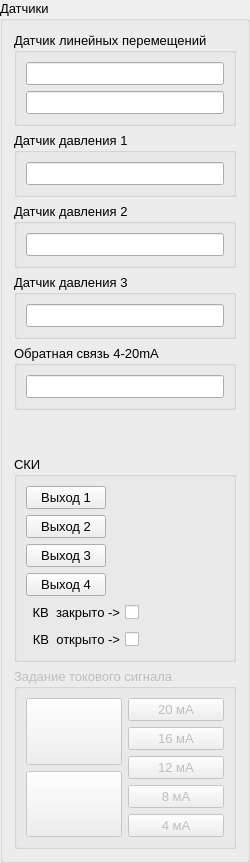
         <widget class="QGroupBox" name="groupBox_sensors">
          <property name="sizePolicy">
           <sizepolicy hsizetype="Maximum" vsizetype="Preferred">
            <horstretch>0</horstretch>
            <verstretch>0</verstretch>
           </sizepolicy>
          </property>
          <property name="maximumSize">
           <size>
            <width>300</width>
            <height>16777215</height>
           </size>
          </property>
          <property name="font">
           <font>
            <family>Segoe UI</family>
            <pointsize>10</pointsize>
           </font>
          </property>
          <property name="title">
           <string>Датчики</string>
          </property>
          <layout class="QVBoxLayout" name="verticalLayout_7">
           <item>
            <widget class="QGroupBox" name="groupBox_linearMotionSensor">
             <property name="font">
              <font>
               <family>Segoe UI</family>
               <pointsize>10</pointsize>
              </font>
             </property>
             <property name="title">
              <string>Датчик линейных перемещений</string>
             </property>
             <layout class="QVBoxLayout" name="verticalLayout_3">
              <item>
               <widget class="QLineEdit" name="lineEdit_linearSensor">
                <property name="sizePolicy">
                 <sizepolicy hsizetype="Preferred" vsizetype="Preferred">
                  <horstretch>0</horstretch>
                  <verstretch>0</verstretch>
                 </sizepolicy>
                </property>
                <property name="focusPolicy">
                 <enum>Qt::FocusPolicy::NoFocus</enum>
                </property>
                <property name="text">
                 <string/>
                </property>
                <property name="readOnly">
                 <bool>true</bool>
                </property>
               </widget>
              </item>
              <item>
               <widget class="QLineEdit" name="lineEdit_linearSensorPercent">
                <property name="sizePolicy">
                 <sizepolicy hsizetype="Preferred" vsizetype="Preferred">
                  <horstretch>0</horstretch>
                  <verstretch>0</verstretch>
                 </sizepolicy>
                </property>
                <property name="focusPolicy">
                 <enum>Qt::FocusPolicy::NoFocus</enum>
                </property>
                <property name="text">
                 <string/>
                </property>
                <property name="readOnly">
                 <bool>true</bool>
                </property>
               </widget>
              </item>
             </layout>
            </widget>
           </item>
           <item>
            <widget class="QGroupBox" name="groupBox_pressureSensor_1">
             <property name="font">
              <font>
               <family>Segoe UI</family>
               <pointsize>10</pointsize>
              </font>
             </property>
             <property name="title">
              <string>Датчик давления 1</string>
             </property>
             <layout class="QVBoxLayout" name="verticalLayout_6">
              <item>
               <widget class="QLineEdit" name="lineEdit_pressureSensor_1">
                <property name="sizePolicy">
                 <sizepolicy hsizetype="Preferred" vsizetype="Preferred">
                  <horstretch>0</horstretch>
                  <verstretch>0</verstretch>
                 </sizepolicy>
                </property>
                <property name="focusPolicy">
                 <enum>Qt::FocusPolicy::NoFocus</enum>
                </property>
                <property name="readOnly">
                 <bool>true</bool>
                </property>
               </widget>
              </item>
             </layout>
            </widget>
           </item>
           <item>
            <widget class="QGroupBox" name="groupBox_pressureSensor_2">
             <property name="font">
              <font>
               <family>Segoe UI</family>
               <pointsize>10</pointsize>
              </font>
             </property>
             <property name="title">
              <string>Датчик давления 2</string>
             </property>
             <layout class="QVBoxLayout" name="verticalLayout_4">
              <item>
               <widget class="QLineEdit" name="lineEdit_pressureSensor_2">
                <property name="sizePolicy">
                 <sizepolicy hsizetype="Preferred" vsizetype="Preferred">
                  <horstretch>0</horstretch>
                  <verstretch>0</verstretch>
                 </sizepolicy>
                </property>
                <property name="focusPolicy">
                 <enum>Qt::FocusPolicy::NoFocus</enum>
                </property>
                <property name="readOnly">
                 <bool>true</bool>
                </property>
               </widget>
              </item>
             </layout>
            </widget>
           </item>
           <item>
            <widget class="QGroupBox" name="groupBox_pressureSensor_3">
             <property name="font">
              <font>
               <family>Segoe UI</family>
               <pointsize>10</pointsize>
              </font>
             </property>
             <property name="title">
              <string>Датчик давления 3</string>
             </property>
             <layout class="QVBoxLayout" name="verticalLayout_5">
              <item>
               <widget class="QLineEdit" name="lineEdit_pressureSensor_3">
                <property name="sizePolicy">
                 <sizepolicy hsizetype="Preferred" vsizetype="Preferred">
                  <horstretch>0</horstretch>
                  <verstretch>0</verstretch>
                 </sizepolicy>
                </property>
                <property name="focusPolicy">
                 <enum>Qt::FocusPolicy::NoFocus</enum>
                </property>
                <property name="readOnly">
                 <bool>true</bool>
                </property>
               </widget>
              </item>
             </layout>
            </widget>
           </item>
           <item>
            <widget class="QGroupBox" name="groupBox_feedback_4_20mA">
             <property name="font">
              <font>
               <family>Segoe UI</family>
               <pointsize>10</pointsize>
              </font>
             </property>
             <property name="title">
              <string>Обратная связь 4-20mA</string>
             </property>
             <layout class="QVBoxLayout" name="verticalLayout_35">
              <item>
               <widget class="QLineEdit" name="lineEdit_feedback_4_20mA">
                <property name="sizePolicy">
                 <sizepolicy hsizetype="Preferred" vsizetype="Preferred">
                  <horstretch>0</horstretch>
                  <verstretch>0</verstretch>
                 </sizepolicy>
                </property>
                <property name="focusPolicy">
                 <enum>Qt::FocusPolicy::NoFocus</enum>
                </property>
                <property name="readOnly">
                 <bool>true</bool>
                </property>
               </widget>
              </item>
             </layout>
            </widget>
           </item>
           <item>
            <spacer name="verticalSpacer_2">
             <property name="orientation">
              <enum>Qt::Orientation::Vertical</enum>
             </property>
             <property name="sizeHint" stdset="0">
              <size>
               <width>20</width>
               <height>40</height>
              </size>
             </property>
            </spacer>
           </item>
           <item>
            <widget class="QGroupBox" name="groupBox_DO">
             <property name="enabled">
              <bool>true</bool>
             </property>
             <property name="font">
              <font>
               <family>Segoe UI</family>
               <pointsize>10</pointsize>
              </font>
             </property>
             <property name="title">
              <string>СКИ</string>
             </property>
             <layout class="QFormLayout" name="formLayout_2">
              <item row="0" column="0">
               <widget class="QPushButton" name="pushButton_DO0">
                <property name="sizePolicy">
                 <sizepolicy hsizetype="Maximum" vsizetype="Maximum">
                  <horstretch>0</horstretch>
                  <verstretch>0</verstretch>
                 </sizepolicy>
                </property>
                <property name="text">
                 <string>Выход 1</string>
                </property>
                <property name="checkable">
                 <bool>true</bool>
                </property>
                <property name="checked">
                 <bool>false</bool>
                </property>
                <property name="flat">
                 <bool>false</bool>
                </property>
               </widget>
              </item>
              <item row="1" column="0">
               <widget class="QPushButton" name="pushButton_DO1">
                <property name="sizePolicy">
                 <sizepolicy hsizetype="Minimum" vsizetype="Preferred">
                  <horstretch>0</horstretch>
                  <verstretch>0</verstretch>
                 </sizepolicy>
                </property>
                <property name="text">
                 <string>Выход 2</string>
                </property>
                <property name="checkable">
                 <bool>true</bool>
                </property>
                <property name="checked">
                 <bool>false</bool>
                </property>
                <property name="flat">
                 <bool>false</bool>
                </property>
               </widget>
              </item>
              <item row="2" column="0">
               <widget class="QPushButton" name="pushButton_DO2">
                <property name="sizePolicy">
                 <sizepolicy hsizetype="Minimum" vsizetype="Preferred">
                  <horstretch>0</horstretch>
                  <verstretch>0</verstretch>
                 </sizepolicy>
                </property>
                <property name="text">
                 <string>Выход 3</string>
                </property>
                <property name="checkable">
                 <bool>true</bool>
                </property>
                <property name="checked">
                 <bool>false</bool>
                </property>
                <property name="flat">
                 <bool>false</bool>
                </property>
               </widget>
              </item>
              <item row="3" column="0">
               <widget class="QPushButton" name="pushButton_DO3">
                <property name="sizePolicy">
                 <sizepolicy hsizetype="Minimum" vsizetype="Preferred">
                  <horstretch>0</horstretch>
                  <verstretch>0</verstretch>
                 </sizepolicy>
                </property>
                <property name="text">
                 <string>Выход 4</string>
                </property>
                <property name="checkable">
                 <bool>true</bool>
                </property>
                <property name="checked">
                 <bool>false</bool>
                </property>
                <property name="flat">
                 <bool>false</bool>
                </property>
               </widget>
              </item>
              <item row="4" column="0">
               <widget class="QCheckBox" name="checkBox_switch_3_0">
                <property name="sizePolicy">
                 <sizepolicy hsizetype="Preferred" vsizetype="Preferred">
                  <horstretch>0</horstretch>
                  <verstretch>0</verstretch>
                 </sizepolicy>
                </property>
                <property name="focusPolicy">
                 <enum>Qt::FocusPolicy::NoFocus</enum>
                </property>
                <property name="layoutDirection">
                 <enum>Qt::LayoutDirection::RightToLeft</enum>
                </property>
                <property name="text">
                 <string>КВ  закрыто -&gt;</string>
                </property>
                <property name="checkable">
                 <bool>true</bool>
                </property>
               </widget>
              </item>
              <item row="5" column="0">
               <widget class="QCheckBox" name="checkBox_switch_0_3">
                <property name="sizePolicy">
                 <sizepolicy hsizetype="Preferred" vsizetype="Preferred">
                  <horstretch>0</horstretch>
                  <verstretch>0</verstretch>
                 </sizepolicy>
                </property>
                <property name="focusPolicy">
                 <enum>Qt::FocusPolicy::NoFocus</enum>
                </property>
                <property name="layoutDirection">
                 <enum>Qt::LayoutDirection::RightToLeft</enum>
                </property>
                <property name="text">
                 <string>КВ  открыто -&gt;</string>
                </property>
                <property name="checkable">
                 <bool>true</bool>
                </property>
                <property name="checked">
                 <bool>false</bool>
                </property>
               </widget>
              </item>
             </layout>
            </widget>
           </item>
           <item>
            <widget class="QGroupBox" name="groupBox_SettingCurrentSignal">
             <property name="enabled">
              <bool>false</bool>
             </property>
             <property name="font">
              <font>
               <family>Segoe UI</family>
               <pointsize>10</pointsize>
              </font>
             </property>
             <property name="title">
              <string>Задание токового сигнала</string>
             </property>
             <layout class="QHBoxLayout" name="horizontalLayout_11">
              <item>
               <layout class="QVBoxLayout" name="verticalLayout_arrow">
                <item>
                 <widget class="QToolButton" name="toolButton_arrowUp">
                  <property name="sizePolicy">
                   <sizepolicy hsizetype="Preferred" vsizetype="Preferred">
                    <horstretch>0</horstretch>
                    <verstretch>0</verstretch>
                   </sizepolicy>
                  </property>
                  <property name="text">
                   <string/>
                  </property>
                  <property name="shortcut">
                   <string>Up</string>
                  </property>
                 </widget>
                </item>
                <item>
                 <widget class="QToolButton" name="toolButton_arrowDown">
                  <property name="sizePolicy">
                   <sizepolicy hsizetype="Preferred" vsizetype="Preferred">
                    <horstretch>0</horstretch>
                    <verstretch>0</verstretch>
                   </sizepolicy>
                  </property>
                  <property name="text">
                   <string/>
                  </property>
                  <property name="shortcut">
                   <string>Down</string>
                  </property>
                 </widget>
                </item>
               </layout>
              </item>
              <item>
               <layout class="QVBoxLayout" name="verticalLayout_signalsButton">
                <item>
                 <widget class="QPushButton" name="pushButton_signal_20mA">
                  <property name="text">
                   <string>20 мА</string>
                  </property>
                 </widget>
                </item>
                <item>
                 <widget class="QPushButton" name="pushButton_signal_16mA">
                  <property name="text">
                   <string>16 мА</string>
                  </property>
                 </widget>
                </item>
                <item>
                 <widget class="QPushButton" name="pushButton_signal_12mA">
                  <property name="text">
                   <string>12 мА</string>
                  </property>
                 </widget>
                </item>
                <item>
                 <widget class="QPushButton" name="pushButton_signal_8mA">
                  <property name="text">
                   <string>8 мА</string>
                  </property>
                 </widget>
                </item>
                <item>
                 <widget class="QPushButton" name="pushButton_signal_4mA">
                  <property name="text">
                   <string>4 мА</string>
                  </property>
                 </widget>
                </item>
               </layout>
              </item>
             </layout>
            </widget>
           </item>
          </layout>
         </widget>
